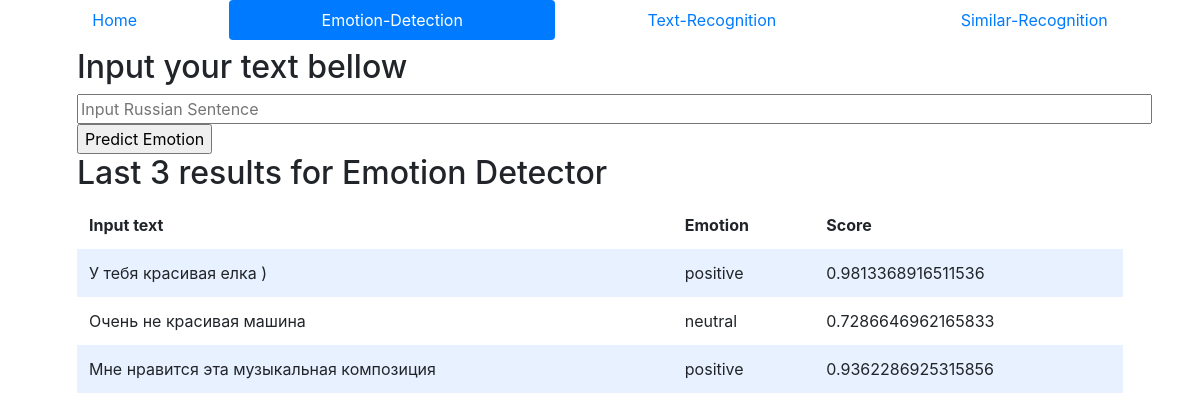
/emotion-detection, run on an earlier commit of the app's database.
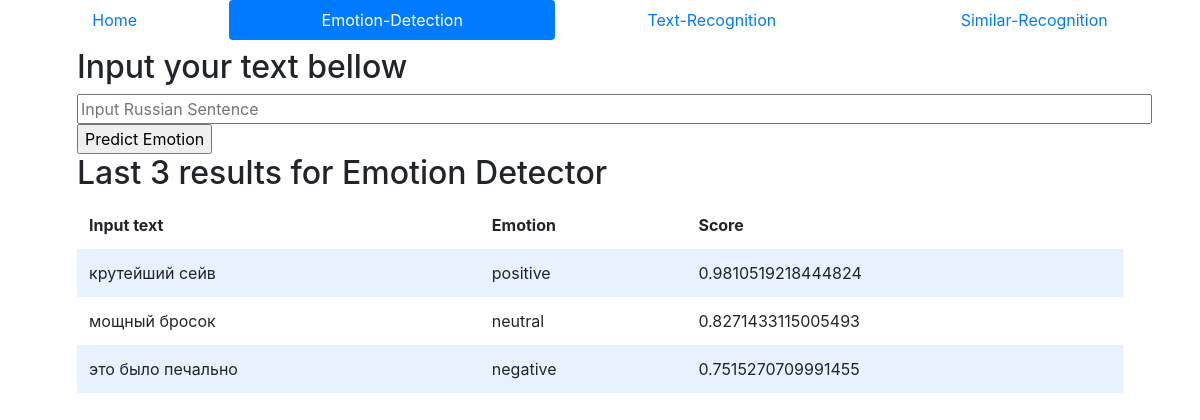
And on a later commit of the database.
### tables this page shows
CREATE TABLE emotion(id INTEGER PRIMARY KEY AUTOINCREMENT, input TEXT NOT NULL, output TEXT NOT NULL, score FLOAT NOT NULL);

### app.py (the view)
@app.route("/emotion-detection", methods=["GET", "POST"])
def emotion():
    if request.method == "POST":
        text_input = request.form.get("text_input")
        if not text_input:  # If there is no name, showing erros page
            return render_template("error.html", message="Missing text, try again")
        predict = Sentiment_ru.inference(txt=text_input)
        db.execute("INSERT INTO emotion (input, output, score) VALUES(?, ?, ?)", text_input, predict[0], predict[1])
        results = db.execute("SELECT * FROM emotion ORDER BY id DESC LIMIT 4")
        return render_template("emotion-detection.html", results=results)
    else:
        results = db.execute("SELECT * FROM emotion ORDER BY id DESC LIMIT 3")
        return render_template("emotion-detection.html", results=results)

### app.py (called while the page is built)
@app.after_request
def after_request(response):
    response.headers["Cache-Control"] = "no-cache, no-store, must-revalidate"
    response.headers["Expires"] = 0
    response.headers["Pragma"] = "no-cache"
    return response

### templates/emotion-detection.html (shortened to what this page needs)
<!DOCTYPE html>
<html lang="en">
    <head>
        <link rel="stylesheet" href="https://cdn.jsdelivr.net/npm/bootstrap@4.5.3/dist/css/bootstrap.min.css">
        <link href="static/styles.css" rel="stylesheet">
    </head>
    <body>
        <nav class="nav nav-pills nav-fill">
            <li class="nav-item">
                <a class="nav-link" href="/">Home</a>
            </li>
            <li class="nav-item">
                <a class="nav-link active" href="/emotion-detection">Emotion-Detection</a>
            </li>
            <li class="nav-item">
                <a class="nav-link" href="/text-recognition">Text-Recognition</a>
            </li>
            <li class="nav-item">
                <a class="nav-link" href="/similar-recognition">Similar-Recognition</a>
            </li>
        </nav>
        <div class="container">
            <div class="section">
                <h2>Input your text bellow</h2>
                <form action="/emotion-detection" method="post">
                    <input autocomplete="off" autofocus placeholder="Input Russian Sentence" size="100" name="text_input" type="text">
                    <input type="submit" value="Predict Emotion">
                </form>
                <h2>Last 3 results for Emotion Detector</h2>
                <table>
                    <thead>
                        <tr>
                            <th>Input text</th>
                            <th>Emotion</th>
                            <th>Score</th>
                        </tr>
                    </thead>
                    <tbody>
                        {% for result in results %}
                            <tr>
                                <td>{{ result.input }}</td>
                                <td>{{ result.output }}</td>
                                <td>{{ result.score }}</td>
                            </tr>
                        {% endfor %}
                    </tbody>
                </table>
            </div>
        </div>
    </body>
</html>

What changed in the data, as far as the page shows it:
no longer on this page (row unchanged): emotion: input "У тебя красивая елка )", output "positive", score "0.9813368916511536"
no longer on this page (row unchanged): emotion: input "Очень не красивая машина", output "neutral", score "0.7286646962165833"
no longer on this page (row unchanged): emotion: input "Мне нравится эта музыкальная композиция", output "positive", score "0.9362286925315856"
added emotion: input "крутейший сейв", output "positive", score "0.9810519218444824"
added emotion: input "мощный бросок", output "neutral", score "0.8271433115005493"
added emotion: input "это было печально", output "negative", score "0.7515270709991455"
